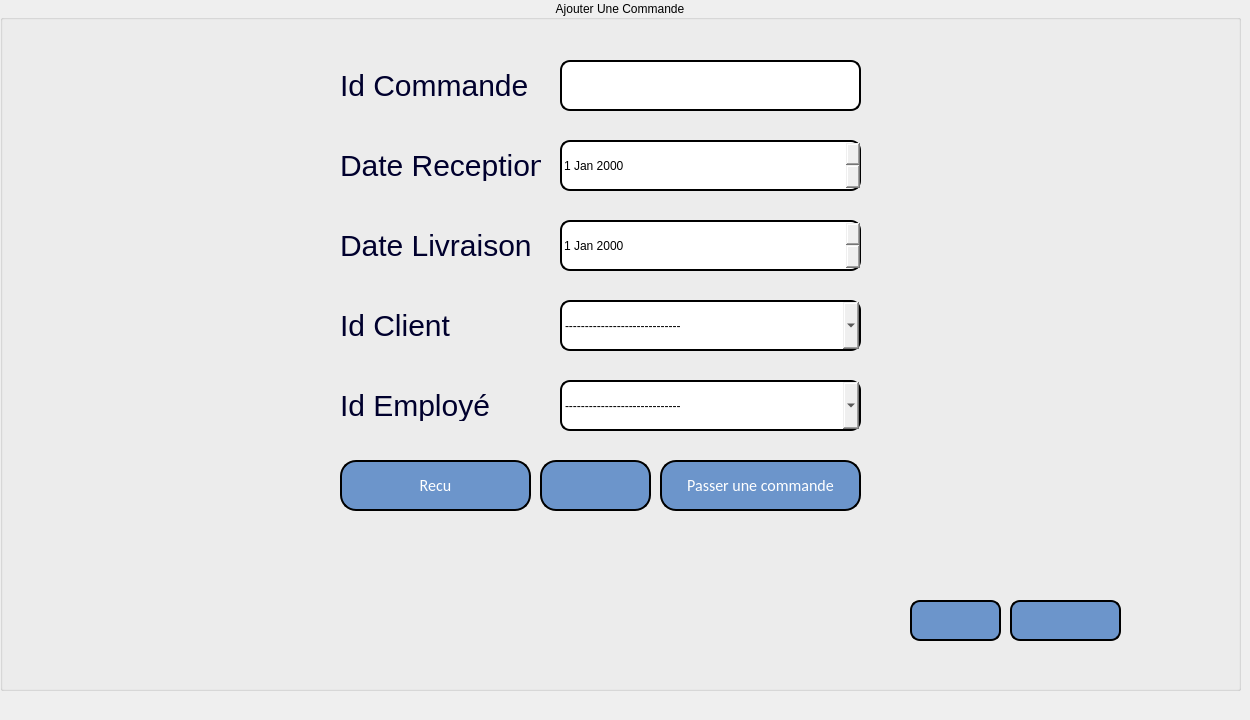
      <widget class="QWidget" name="tab">
       <attribute name="title">
        <string>Ajouter Une Commande</string>
       </attribute>
       <widget class="QLabel" name="label_16">
        <property name="geometry">
         <rect>
          <x>-20</x>
          <y>-30</y>
          <width>1211</width>
          <height>711</height>
         </rect>
        </property>
        <property name="text">
         <string/>
        </property>
        <property name="pixmap">
         <pixmap resource="resource.qrc">:/image/wt.jpg</pixmap>
        </property>
       </widget>
       <widget class="QGroupBox" name="groupBox_9">
        <property name="geometry">
         <rect>
          <x>0</x>
          <y>0</y>
          <width>1241</width>
          <height>691</height>
         </rect>
        </property>
        <property name="acceptDrops">
         <bool>false</bool>
        </property>
        <property name="layoutDirection">
         <enum>Qt::LeftToRight</enum>
        </property>
        <property name="autoFillBackground">
         <bool>false</bool>
        </property>
        <property name="styleSheet">
         <string notr="true">font: 75 20pt &quot;Script MT Bold&quot;;</string>
        </property>
        <property name="title">
         <string>Ajouter Une Commande</string>
        </property>
        <property name="alignment">
         <set>Qt::AlignCenter</set>
        </property>
        <widget class="QLabel" name="label_19">
         <property name="geometry">
          <rect>
           <x>340</x>
           <y>50</y>
           <width>191</width>
           <height>71</height>
          </rect>
         </property>
         <property name="layoutDirection">
          <enum>Qt::RightToLeft</enum>
         </property>
         <property name="styleSheet">
          <string notr="true">color: #00002d;
  font-size: 30px;</string>
         </property>
         <property name="text">
          <string>Id Commande</string>
         </property>
        </widget>
        <widget class="QLabel" name="label_20">
         <property name="geometry">
          <rect>
           <x>340</x>
           <y>150</y>
           <width>201</width>
           <height>31</height>
          </rect>
         </property>
         <property name="layoutDirection">
          <enum>Qt::RightToLeft</enum>
         </property>
         <property name="styleSheet">
          <string notr="true">color: #00002d;
  font-size: 30px;</string>
         </property>
         <property name="text">
          <string>Date Reception</string>
         </property>
        </widget>
        <widget class="QLabel" name="label_21">
         <property name="geometry">
          <rect>
           <x>340</x>
           <y>230</y>
           <width>191</width>
           <height>31</height>
          </rect>
         </property>
         <property name="layoutDirection">
          <enum>Qt::RightToLeft</enum>
         </property>
         <property name="styleSheet">
          <string notr="true">color: #00002d;
  font-size: 30px;</string>
         </property>
         <property name="text">
          <string>Date Livraison</string>
         </property>
        </widget>
        <widget class="QLineEdit" name="N_fact">
         <property name="geometry">
          <rect>
           <x>560</x>
           <y>60</y>
           <width>301</width>
           <height>51</height>
          </rect>
         </property>
         <property name="layoutDirection">
          <enum>Qt::RightToLeft</enum>
         </property>
         <property name="styleSheet">
          <string notr="true">border: 2px solid black;
border-radius: 10px;</string>
         </property>
        </widget>
        <widget class="QPushButton" name="pushButton_Ajouter">
         <property name="geometry">
          <rect>
           <x>540</x>
           <y>460</y>
           <width>111</width>
           <height>51</height>
          </rect>
         </property>
         <property name="layoutDirection">
          <enum>Qt::RightToLeft</enum>
         </property>
         <property name="styleSheet">
          <string notr="true"> border: 2px solid black;
border-radius: 10px;
  color: white;
  padding: 20px;
  text-align: center;
  
font-family:calibri;
  display: inline-block;
  font-size: 16px;
 
  border-radius : 16px;
background-color:rgb(108, 149, 203)</string>
         </property>
         <property name="text">
          <string/>
         </property>
         <property name="icon">
          <iconset resource="resource.qrc">
           <normaloff>:/image/icons8-add-50.png</normaloff>:/image/icons8-add-50.png</iconset>
         </property>
         <property name="iconSize">
          <size>
           <width>30</width>
           <height>30</height>
          </size>
         </property>
        </widget>
        <widget class="QLabel" name="label_22">
         <property name="geometry">
          <rect>
           <x>340</x>
           <y>390</y>
           <width>191</width>
           <height>31</height>
          </rect>
         </property>
         <property name="layoutDirection">
          <enum>Qt::RightToLeft</enum>
         </property>
         <property name="styleSheet">
          <string notr="true">color: #00002d;
  font-size: 30px;</string>
         </property>
         <property name="text">
          <string>Id Employé</string>
         </property>
        </widget>
        <widget class="QLabel" name="label_23">
         <property name="geometry">
          <rect>
           <x>340</x>
           <y>310</y>
           <width>191</width>
           <height>31</height>
          </rect>
         </property>
         <property name="layoutDirection">
          <enum>Qt::RightToLeft</enum>
         </property>
         <property name="styleSheet">
          <string notr="true">color: #00002d;
  font-size: 30px;</string>
         </property>
         <property name="text">
          <string>Id Client</string>
         </property>
        </widget>
        <widget class="QDateEdit" name="dateR">
         <property name="geometry">
          <rect>
           <x>560</x>
           <y>140</y>
           <width>301</width>
           <height>51</height>
          </rect>
         </property>
         <property name="styleSheet">
          <string notr="true">border: 2px solid black;
border-radius: 10px;</string>
         </property>
        </widget>
        <widget class="QDateEdit" name="dateL">
         <property name="geometry">
          <rect>
           <x>560</x>
           <y>220</y>
           <width>301</width>
           <height>51</height>
          </rect>
         </property>
         <property name="styleSheet">
          <string notr="true">border: 2px solid black;
border-radius: 10px;</string>
         </property>
        </widget>
        <widget class="QComboBox" name="comboBox_2">
         <property name="geometry">
          <rect>
           <x>560</x>
           <y>300</y>
           <width>301</width>
           <height>51</height>
          </rect>
         </property>
         <property name="styleSheet">
          <string notr="true">border: 2px solid black;
border-radius: 10px;</string>
         </property>
         <item>
          <property name="text">
           <string>-----------------------------</string>
          </property>
         </item>
        </widget>
        <widget class="QComboBox" name="comboBox_3">
         <property name="geometry">
          <rect>
           <x>560</x>
           <y>380</y>
           <width>301</width>
           <height>51</height>
          </rect>
         </property>
         <property name="styleSheet">
          <string notr="true">border: 2px solid black;
border-radius: 10px;</string>
         </property>
         <item>
          <property name="text">
           <string>-----------------------------</string>
          </property>
         </item>
        </widget>
        <widget class="QPushButton" name="passeC">
         <property name="geometry">
          <rect>
           <x>660</x>
           <y>460</y>
           <width>201</width>
           <height>51</height>
          </rect>
         </property>
         <property name="styleSheet">
          <string notr="true"> border: 2px solid black;
border-radius: 10px;
  color: white;
  padding: 10px;
  text-align: center;
  
font-family:calibri;
  display: inline-block;
  font-size: 16px;
 
  border-radius : 16px;
background-color:rgb(108, 149, 203)</string>
         </property>
         <property name="text">
          <string>Passer une commande</string>
         </property>
         <property name="icon">
          <iconset resource="resource.qrc">
           <normaloff>:/image/icons8-order-64 (1).png</normaloff>:/image/icons8-order-64 (1).png</iconset>
         </property>
         <property name="iconSize">
          <size>
           <width>30</width>
           <height>30</height>
          </size>
         </property>
        </widget>
        <widget class="QPushButton" name="quitter_4">
         <property name="geometry">
          <rect>
           <x>1010</x>
           <y>600</y>
           <width>111</width>
           <height>41</height>
          </rect>
         </property>
         <property name="styleSheet">
          <string notr="true"> border: 2px solid black;
border-radius: 10px;
  color: white;
  padding: 8px;
  text-align: center;
  
font-family:calibri;
  display: inline-block;
  font-size: 14px;
 
  border-radius : 10px;
background-color:rgb(108, 149, 203)</string>
         </property>
         <property name="text">
          <string/>
         </property>
         <property name="icon">
          <iconset resource="resource.qrc">
           <normaloff>:/image/icons8-log-out-64.png</normaloff>:/image/icons8-log-out-64.png</iconset>
         </property>
         <property name="iconSize">
          <size>
           <width>30</width>
           <height>30</height>
          </size>
         </property>
        </widget>
        <widget class="QPushButton" name="recu_pdf">
         <property name="geometry">
          <rect>
           <x>340</x>
           <y>460</y>
           <width>191</width>
           <height>51</height>
          </rect>
         </property>
         <property name="styleSheet">
          <string notr="true"> border: 2px solid black;
border-radius: 10px;
  color: white;
  padding: 10px;
  text-align: center;
  
font-family:calibri;
  display: inline-block;
  font-size: 16px;
 
  border-radius : 16px;
background-color:rgb(108, 149, 203)</string>
         </property>
         <property name="text">
          <string>Recu</string>
         </property>
         <property name="icon">
          <iconset resource="resource.qrc">
           <normaloff>:/image/icons8-pdf-50.png</normaloff>:/image/icons8-pdf-50.png</iconset>
         </property>
         <property name="iconSize">
          <size>
           <width>30</width>
           <height>30</height>
          </size>
         </property>
        </widget>
        <widget class="QLabel" name="label_18">
         <property name="geometry">
          <rect>
           <x>970</x>
           <y>0</y>
           <width>231</width>
           <height>221</height>
          </rect>
         </property>
         <property name="text">
          <string/>
         </property>
         <property name="pixmap">
          <pixmap resource="resource.qrc">:/image/Capture d’écran 2022-04-06 014158.png</pixmap>
         </property>
        </widget>
        <widget class="QPushButton" name="home_2">
         <property name="geometry">
          <rect>
           <x>910</x>
           <y>600</y>
           <width>91</width>
           <height>41</height>
          </rect>
         </property>
         <property name="styleSheet">
          <string notr="true"> border: 2px solid black;
border-radius: 10px;
  color: white;
  padding: 8px;
  text-align: center;
  
font-family:calibri;
  display: inline-block;
  font-size: 14px;
 
  border-radius : 10px;
background-color:rgb(108, 149, 203)</string>
         </property>
         <property name="text">
          <string/>
         </property>
         <property name="icon">
          <iconset resource="resource.qrc">
           <normaloff>:/image/icons8-accueil-50.png</normaloff>:/image/icons8-accueil-50.png</iconset>
         </property>
         <property name="iconSize">
          <size>
           <width>30</width>
           <height>30</height>
          </size>
         </property>
        </widget>
       </widget>
      </widget>
